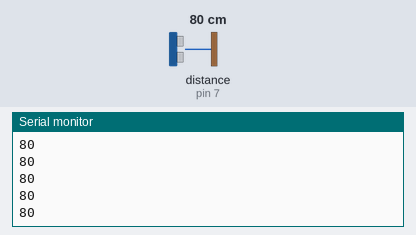
Bench run of a sketch on a simulated Arduino Uno, built with avr-gcc and run on an emulated ATmega328P. Parts: the last lines printed to the serial monitor. Wiring (inferred from the names in the program): ultrasonic range finder: trigger pin 7; echo pin 7. Inputs (shaded band) come from the test bench; at power-on: distance to the obstacle (sensor on pin 7) 80 cm. The echo pulse lasts 58.3 µs per cm.

Above: at 1.2 s.
1.3 s: distance to the obstacle (sensor on pin 7) set to 2 cm
At 1.38 s:
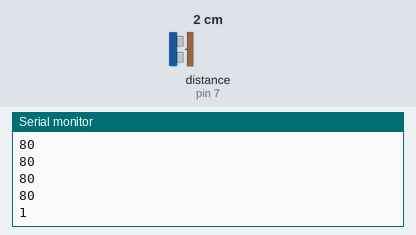
2.8 s: distance to the obstacle (sensor on pin 7) set to 4 cm
At 2.89 s:
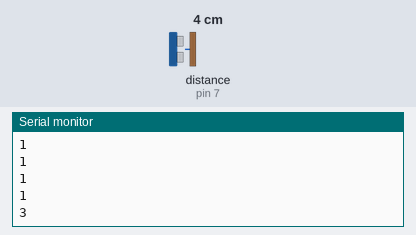
Timing chart, 0 to 5.8 s (numbered marks = the images above; inputs shaded):
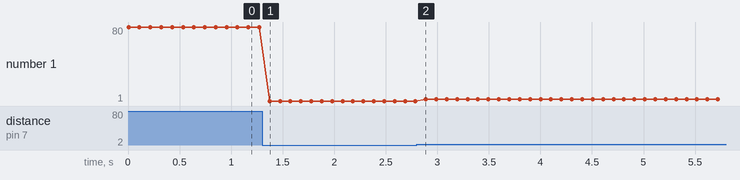

Measured:
- after the input at 1.3 s, the serial monitor: prints a new line after 0.07 s (image 1)
- after the input at 2.8 s, the serial monitor: prints a new line after 0.09 s (image 2)
- plotted number 1: 80 → 1 after the input at 1.3 s, 1 → 3 after the input at 2.8 s

The sketch:

Ultrasonic_tests_board.ino
```cpp
//SRF05 sample code//

int duration;                                                          //Stores duration of pulse in
int distance;                                                        // Stores distance
int sensorpin = 7;                                                 // Pin for SRF05

void setup()
{
Serial.begin(9600);
}

void loop()
{
  pinMode(sensorpin, OUTPUT);
  digitalWrite(sensorpin, LOW);                          // Make sure pin is low before sending a short high to trigger ranging
  delayMicroseconds(2);
  digitalWrite(sensorpin, HIGH);                         // Send a short 10 microsecond high burst on pin to start ranging
  delayMicroseconds(10);
  digitalWrite(sensorpin, LOW);                                  // Send pin low again before waiting for pulse back in
  pinMode(sensorpin, INPUT);
  duration = pulseIn(sensorpin, HIGH);                        // Reads echo pulse in from SRF05 in micro seconds
  distance = duration/58;                                      // Dividing this by 58 gives us a distance in cm
  Serial.println(distance);                                              // Wait before looping to do it again
  delay(100);
}
```
